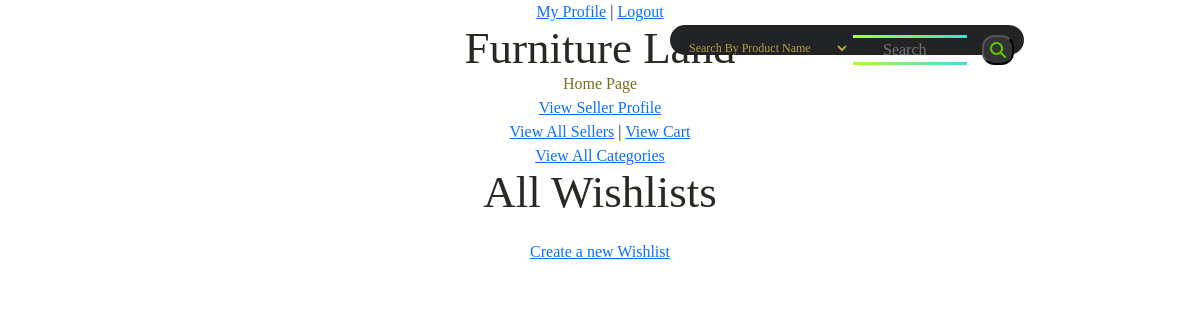
Page /Wishlist/select/1 (signed in) on the earlier database version.
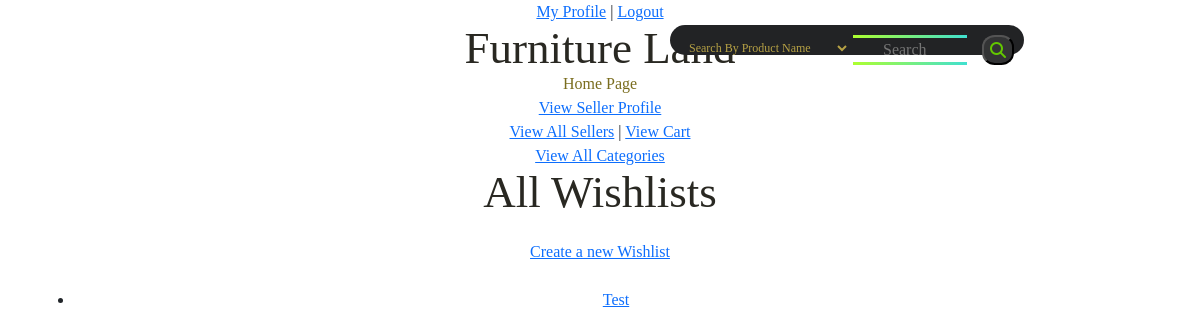
Same page on the later database version.
### tables this page shows
CREATE TABLE `wishlist` (
  `wishlist_id` int(11) NOT NULL,
  `user_id` int(11) NOT NULL,
  `name` text NOT NULL,
  `description` text NOT NULL
);

### app/controllers/Wishlist.php (called while the page is built, shortened)
<?php
        class Wishlist extends \app\core\Controller {
            public function main() {
                $list = new \app\models\Wishlist();
                $allLists = $list->getAllForUser($_SESSION['user_id']);
                $this->view('Wishlist/main', $allLists);
            }
            public function select($product_id) {
                $this->main();
            }
        }

### app/core/App.php (called while the page is built, shortened)
<?php
		class App {
			private $method = 'index';
			public function __construct() {
				$url = self::parseUrl();
				if (isset($url[0])) {
					unset($url[0]);
				}
				$this->controller = new $this->controller;
				if (isset($url[1])) {
					if (method_exists($this->controller, $url[1]))
						$this->method = $url[1];
					unset($url[1]);
				}
				$this->params = $url ? array_values($url) : [];
				call_user_func_array([$this->controller, $this->method], $this->params);
			}
			private static function parseUrl() {
				if (isset($_GET['url'])) {
					return explode('/',
						filter_var(
							rtrim($_GET['url'], '/'),
							FILTER_SANITIZE_URL)
					);
				}
			}
		}

### index.php (called while the page is built, shortened)
<?php
    new \app\core\App();

### app/models/Wishlist.php (called while the page is built, shortened)
<?php
        class Wishlist extends \app\core\Model {
            public function getAllForUser($user_id) {
                $SQL = 'SELECT * FROM wishlist WHERE user_id = :user_id';
                $STMT = self::$_connection->prepare($SQL);
                $STMT->execute(['user_id'=>$user_id]);
                $STMT->setFetchMode(\PDO::FETCH_CLASS, "app\models\Wishlist");
                return $STMT->fetchAll();
            }
        }

### app/core/DBConnection.php (called while the page is built, shortened)
<?php
		class DBConnection {
			static $connection = null;
			private function __construct() {
				if (self::$connection == null) {
					$host = 'localhost';
					$DBname = 'projectdb';
					$user = 'root';
					$password = '';
					self::$connection = new \PDO("mysql:host=$host;dbname=$DBname", $user, $password);
				}
			}
			public static function getInstance() {
				return self::$connection;
			}
		}

### app/views/Wishlist/main.php (the view, shortened to what this page needs)
<html>
    <head>
        <link rel="stylesheet" href="../public/css/style.css">
        <link href="https://cdn.jsdelivr.net/npm/bootstrap@5.1.3/dist/css/bootstrap.min.css" rel="stylesheet">
    </head>
    <body>
        <div class='container'>
            <div>
            <h1>All Wishlists</h1>
            <br><a href="/Wishlist/create">Create a new Wishlist</a><br><br>
            <ul>
                <?php
                    if ($data != null) {
                        foreach($data as $wishlist){
                            echo "<li><a href=/Wishlist/index/$wishlist->wishlist_id>$wishlist->name</a></li>";
                        }
                        echo "<br><br>";
                    }
                ?>
            </ul>
            </div>
        </div>
    </body>
</html>

Differences in the rows shown:
added wishlist: name "Test"
